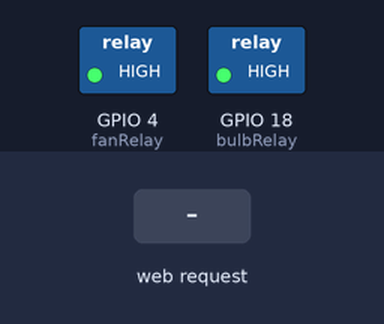
The sketch below on a simulated ESP32. Parts: switched loads named in the sketch (green lamp = pin HIGH). The inputs (shaded band) are chosen by the test bench. WiFi joins after 1.5 s; servers stay silent unless stated; what the sketch prints to the serial monitor is not drawn.

Above: at 2.7 s.
2.8 s: HTTP request GET /BULB_ON received
At 3.8 s:
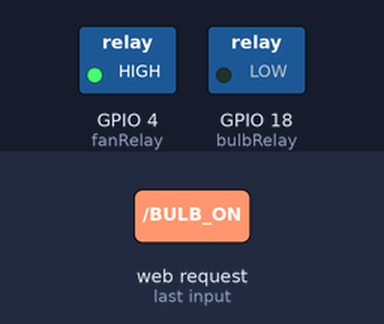
4.3 s: HTTP request GET /FAN_ON received
At 4.9 s:
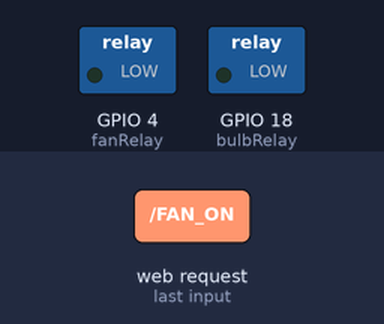
5.8 s: HTTP request GET /BULB_OFF received
At 7.0 s:
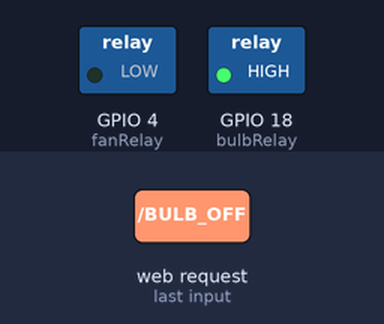
7.3 s: HTTP request GET /FAN_OFF received
At 8.4 s:
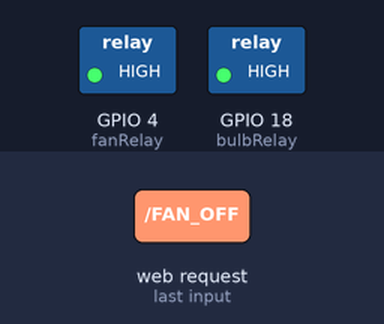
Timing chart, 0 to 9.8 s (numbered marks = the images above; inputs shaded):
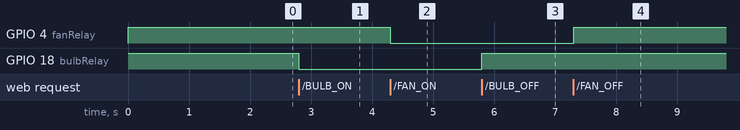

Measured:
- after the input at 2.8 s, GPIO 18 (bulbRelay): HIGH → LOW at once
- after the input at 4.3 s, GPIO 4 (fanRelay): HIGH → LOW at once
- after the input at 5.8 s, GPIO 18 (bulbRelay): LOW → HIGH at once
- after the input at 7.3 s, GPIO 4 (fanRelay): LOW → HIGH at once

The sketch:

Smart_Home.ino
```cpp
#include <WiFi.h>

const char* ssid = "YOUR_WIFI_NAME";
const char* password = "YOUR_WIFI_PASSWORD";

WiFiServer server(80);

const int bulbRelay = 18;   // D18
const int fanRelay  = 4;    // D4

void setup() {
  Serial.begin(115200);

  pinMode(bulbRelay, OUTPUT);
  pinMode(fanRelay, OUTPUT);

  digitalWrite(bulbRelay, HIGH);
  digitalWrite(fanRelay, HIGH);

  WiFi.begin(ssid, password);

  Serial.print("Connecting to WiFi");

  while (WiFi.status() != WL_CONNECTED) {
    delay(500);
    Serial.print(".");
  }

  Serial.println("\nWiFi Connected");
  Serial.print("IP Address: ");
  Serial.println(WiFi.localIP());

  server.begin();
}

void loop() {

  WiFiClient client = server.available();

  if (client) {

    String request = client.readStringUntil('\r');
    client.flush();

    if (request.indexOf("/BULB_ON") != -1)
      digitalWrite(bulbRelay, LOW);

    if (request.indexOf("/BULB_OFF") != -1)
      digitalWrite(bulbRelay, HIGH);

    if (request.indexOf("/FAN_ON") != -1)
      digitalWrite(fanRelay, LOW);

    if (request.indexOf("/FAN_OFF") != -1)
      digitalWrite(fanRelay, HIGH);

    client.println("HTTP/1.1 200 OK");
    client.println("Content-Type: text/html");
    client.println();

    client.println("<html><head><title>Smart Home</title></head>");
    client.println("<body style='font-family:Arial;text-align:center;'>");

    client.println("<h1>IoT Smart Home Automation</h1>");

    client.println("<h2>Bulb Control</h2>");
    client.println("<a href='/BULB_ON'><button style='padding:15px;'>ON</button></a>");
    client.println("<a href='/BULB_OFF'><button style='padding:15px;'>OFF</button></a>");

    client.println("<h2>Fan Control</h2>");
    client.println("<a href='/FAN_ON'><button style='padding:15px;'>ON</button></a>");
    client.println("<a href='/FAN_OFF'><button style='padding:15px;'>OFF</button></a>");

    client.println("</body></html>");

    delay(1);
    client.stop();
  }
}
```
